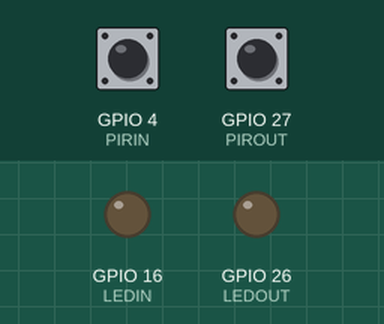
This sketch was run on a simulated ESP32. Shown: output pins drawn as LEDs (lit = HIGH). The test bench sets the inputs (shaded band); at power-on: GPIO 4 (PIRIN) HIGH, GPIO 27 (PIROUT) HIGH. WiFi joins after 1.5 s; servers stay silent unless stated; what the sketch prints to the serial monitor is not drawn.

Above: at 3.2 s.
3.3 s: GPIO 4 (PIRIN) pulsed LOW 5 times (0.12 s each, 0.3 s apart)
At 5.5 s:
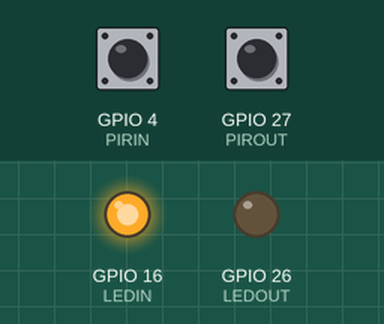
6.3 s: GPIO 4 (PIRIN) driven LOW
At 8.3 s:
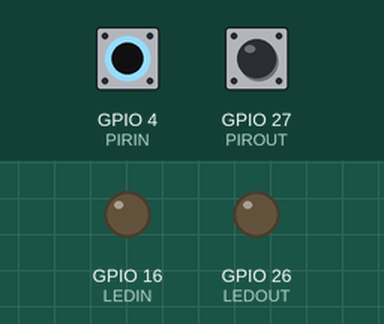
8.7 s: GPIO 4 (PIRIN) driven HIGH
At 9.3 s:
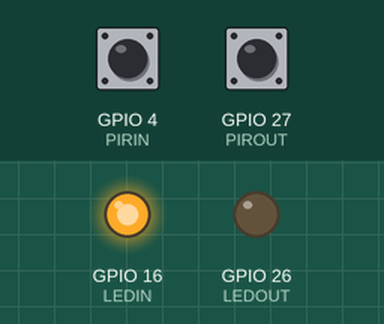
10.2 s: GPIO 27 (PIROUT) pulsed LOW 2 times (0.12 s each, 0.3 s apart)
At 11.3 s:
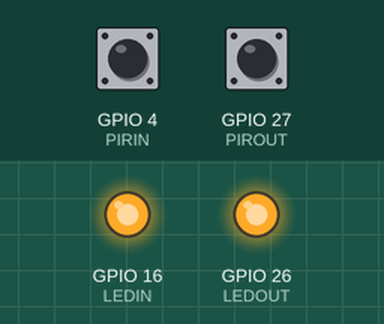
12.3 s: GPIO 4 (PIRIN) driven LOW
At 14.0 s:
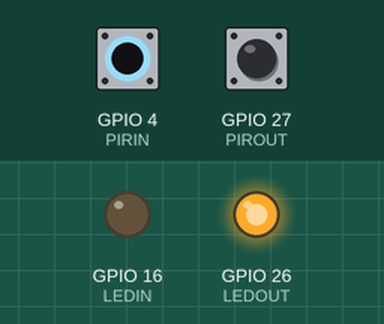
Timing chart, 0 to 15.5 s (numbered marks = the images above; inputs shaded):
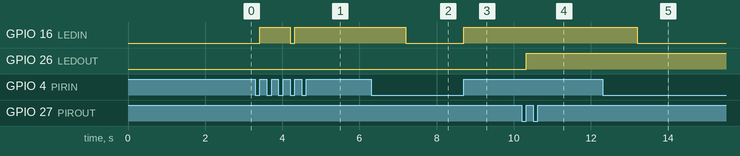

The sketch:

sketch_thing_people_counter_PIR.ino
```cpp
#include <WiFi.h>
#include <ESPAsyncWebServer.h>
#include <ArduinoJson.h>
#include <ArduinoWebsockets.h>

const char* ssid = "******";
const char* password = "******";

const char* websockets_server_host = "******";
const uint16_t websockets_server_port = 81;

using namespace websockets;

AsyncWebServer server(80);
WebsocketsClient wsclient;

int LEDOUT = 26;
int LEDIN = 16;
int PIROUT = 27;
int PIRIN = 4;

int count = 0;
int tempCount = -1;
int tempCount2 = -1;
long unsigned int tempOut = 0;
long unsigned int tempIn = 0;

void IRAM_ATTR detectsMovementIN() {
  digitalWrite(LEDIN, HIGH);
  tempIn = millis();
}
void IRAM_ATTR detectsMovementOUT() {
  digitalWrite(LEDOUT, HIGH);
  tempOut = millis();
}

void setup(){

  WiFi.begin(ssid, password);
  while (WiFi.status() != WL_CONNECTED) {
    delay(1000);
  }
  Serial.println(WiFi.localIP());

  httpServer();
  server.begin();

  pinMode(LEDOUT, OUTPUT);
  pinMode(LEDIN, OUTPUT);

  pinMode(PIROUT, INPUT_PULLUP);
  pinMode(PIRIN, INPUT_PULLUP);

  attachInterrupt(digitalPinToInterrupt(PIROUT), detectsMovementOUT, RISING);
  attachInterrupt(digitalPinToInterrupt(PIRIN), detectsMovementIN, RISING);

}

void httpServer() {
  server.on("/", HTTP_GET, [](AsyncWebServerRequest *request){

  StaticJsonDocument<512> doc;

  doc["@context"] = "https://www.w3.org/2019/wot/td/v1";
  doc["title"] = "ThingPeopleCounter";
  doc["description"] = "A Thing to control entry and exit of the room";
  doc["securityDefinitions"]["nosec_sc"]["scheme"] = "nosec";
  doc["security"][0] = "nosec_sc";

  JsonObject events = doc.createNestedObject("events");

  JsonObject events_entryexit_data = events["entryexit"].createNestedObject("data");
  events_entryexit_data["type"] = "int";
  events_entryexit_data["readOnly"] = true;

  JsonObject events_forms_0 = events["forms"].createNestedObject();
  events_forms_0["href"] = "ws://192.168.1.2:81/";
  events_forms_0["contentType"] = "application/json";

  String tdhttp;
  serializeJson(doc, tdhttp);

  request->send(200, "application/json", tdhttp);
  });
}


void loop() {

  if(digitalRead(PIROUT) == LOW) {
    digitalWrite(LEDOUT, LOW);
  }
  if(digitalRead(PIRIN) == LOW) {
    digitalWrite(LEDIN, LOW);
  }

  if(tempOut > tempIn &&  tempOut != 0 && tempIn != 0) {
    count --;
    if(count < 0) {
      count = 0;
    }
    tempOut = tempIn = 0;
  }
  if(tempOut < tempIn && tempOut != 0 && tempIn != 0) {
    count ++;
    tempOut = tempIn = 0;
  }

  if(tempIn != 0 && millis() - tempIn >= 3000 && tempOut == 0) {
    tempIn = 0;
  }
  if(tempOut != 0 && millis() - tempOut >= 3000 && tempIn == 0) {
    tempOut = 0;
  }

  if(count != tempCount) {
    bool connected = wsclient.connect(websockets_server_host, websockets_server_port, "/");
    if(connected) {
      DynamicJsonDocument doc(100);

      doc["sensor"][0] = "PeopleCounter";
      doc["data"][0] = count;

      String wsdata;
      serializeJson(doc, wsdata);

      wsclient.send(wsdata);
      tempCount = count;

    } else {
      Serial.println("Not Connected!");
    }

  }
  delay(1000);
}
```

Measured:
- after the input at 3.3 s, GPIO 16 (LEDIN): LOW → HIGH after 0.12 s, → LOW 0.78 s later, → HIGH 0.12 s later
- after the input at 6.3 s, GPIO 16 (LEDIN): HIGH → LOW after 0.90 s
- after the input at 8.7 s, GPIO 16 (LEDIN): LOW → HIGH at once
- after the input at 10.2 s, GPIO 26 (LEDOUT): LOW → HIGH after 0.12 s
- after the input at 12.3 s, GPIO 16 (LEDIN): HIGH → LOW after 0.90 s
